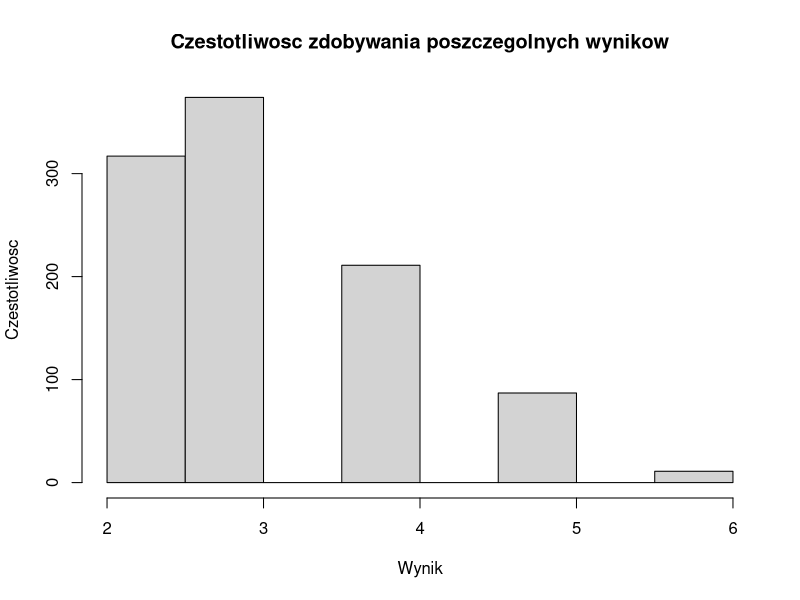
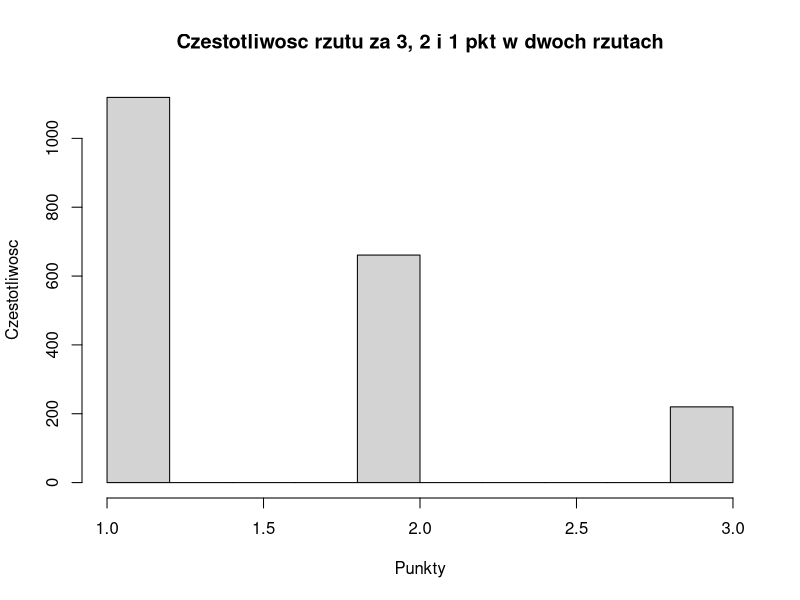

Write the R code that produced these figures, in order.
## ---- chunk 1
wyniki={};
pierwsze={};
drugie={};
l_t=0; # licznik trafien za 3 pkt
l_d=0; # licznik trafien za 2 pkt
l_j=0  # licznik trafien za 1 pkt
for (i in 1:1000) {
  x1=runif(1,min=0,max=9); #losujemy 2 liczby z przedzialu [0,9] z rozkladu jednostajnego
  x2=runif(1,min=0,max=9);
  #rzut za 3pkt (jego prawdopodobieństwo to 1/9)
  if (x1 <= 1) {
    punkty1 = 3;
    l_t = l_t + 1;
  }
    if (x2 <= 1) {
    punkty2 = 3;
    l_t = l_t + 1;
      
    }
  #rzut za 2pkt (jego prawdopodobieństwo to 1/3)
  if (x1 > 1 & x1 <= 4) {
    punkty1 = 2;
    l_d = l_d + 1;
  }
  if (x2 > 1 & x2 <= 4) {
    punkty2 = 2;
    l_d = l_d + 1;
    
  }
  #rzut za 1pkt (jego prawdopodobieństwo to 5/9)
  if (x1 > 4) {
    punkty1 = 1;
    l_j = l_j + 1;
  }
  if (x2 > 4) {
    punkty2 = 1;
    l_j = l_j + 1;
    
  }
  wyniki[i]=punkty1 + punkty2;
  pierwsze[i]=punkty1
  drugie[i]=punkty2
} 
## ---- chunk 2
print(paste('Trafienia za 3 pkt: ', l_t));
print(paste('Trafienia za 2 pkt: ', l_d));
print(paste('Trafienia za 1 pkt: ', l_j));
## ---- chunk 3

#histogram punktacji w dwóch rzutach
hist(wyniki,main = 'Czestotliwosc zdobywania poszczegolnych wynikow',xlab = 'Wynik', ylab = 'Czestotliwosc')


## ---- chunk 4
#histogram pokazujący jak często trafiamy w pole o danej punktacji
rzuty <- c(pierwsze, drugie)

hist(rzuty,main = 'Czestotliwosc rzutu za 3, 2 i 1 pkt w dwoch rzutach',xlab = 'Punkty', ylab = 'Czestotliwosc')

## ---- chunk 5

prawdopodobienstwo <-1 - (length( wyniki[wyniki<3])/length(wyniki))
print(paste('prawdopodobieństwo uzyskania co najmniej trzech punktów w dwóch strzałach: ', prawdopodobienstwo));
